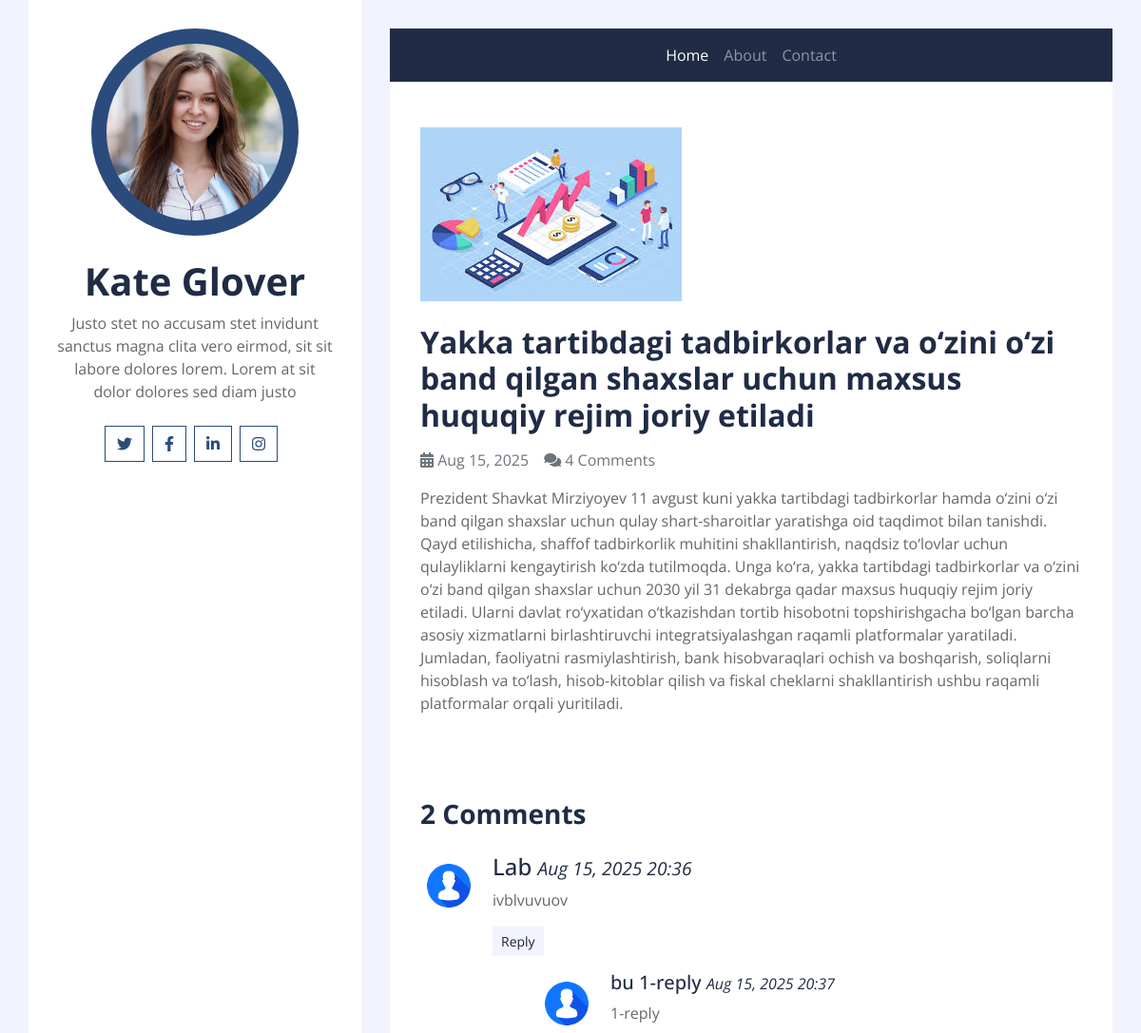
/detail/8/ (upper part), run on an earlier commit of the app's database.
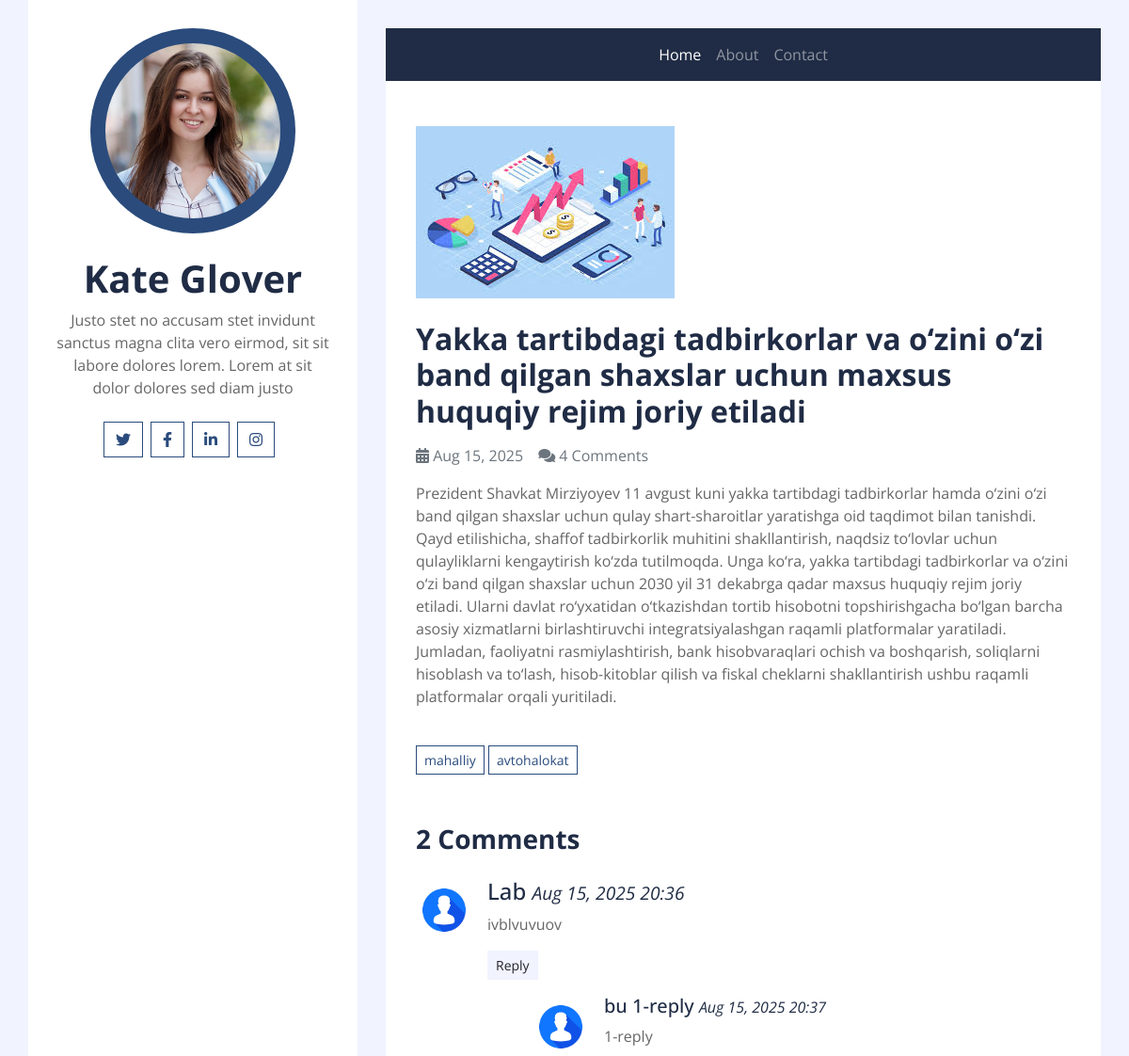
And on a later commit of the database.
### postapp/models.py (models this page shows, shortened)
class Comment(models.Model):
    post=models.ForeignKey(Post, on_delete=models.CASCADE, related_name='comments')
    name=models.CharField(max_length=200)
    email=models.EmailField(max_length=200)
    wibesite=models.CharField(max_length=200, blank=True, null=True)
    createt_at=models.DateTimeField(auto_now_add=True)
    message= models.TextField()
    parent= models.ForeignKey('Comment', on_delete=models.CASCADE, related_name='replies', blank=True, null=True)
    image= models.FileField(upload_to='comment_image', default='comment_image/user.png')
    @property
    def getReplies(self):
        return Comment.objects.filter(parent=self).order_by('-createt_at')

class Tag(models.Model):
    name= models.CharField(max_length=100)
    created_at = models.DateTimeField(auto_now_add=True)

### postapp/views.py (the view, shortened to what this page needs)
# urls.py: path('detail/<int:pk>/', GetPost, name='post_detail'),
def GetPost(request, pk):
    template_name = 'postapp/detail.html'
    post = Post.objects.get(pk=pk)
    comments = post.comments.filter(parent__isnull=True)  # faqat asosiy commentlar
    comment_form = CommentForm()
    tags= Tag.objects.all()
    context = {
        "post": post,
        'comment_form': comment_form,
        'comments': comments,
        'tags':tags
    }
    return render(request, template_name, context)

### templates/postapp/detail.html (shortened to what this page needs)
{% extends "base.html" %}
{% load static %}
{% block content %}
<div class="container py-5 px-2 bg-white">
    <div class="row px-4">
        <div class="col-12">
            {% if post.image %}
                <img class="img-fluid mb-4" src="{{ post.image.url }}" alt="Image">
            {% endif %}
            <h2 class="mb-3 font-weight-bold">{{ post.title }}</h2>
            <div class="d-flex">
                <p class="mr-3 text-muted"><i class="fa fa-calendar-alt"></i> {{ post.created_at|date:'M d, Y' }}</p>
                <p class="mr-3 text-muted"><i class="fa fa-comments"></i> {{ post.comments.count }} Comment{{ post.comments.count|pluralize }}</p>
            </div>
            <p>{{ post.body }}</p>
        </div>
        <div class="col-12 py-4">
            {% for tag in tags  %}
                <a href="{% url 'post_filter' tag.name %}" class="btn btn-sm btn-outline-primary mb-1">{{tag.name}}</a>
            {% endfor %}
        </div>
        <div class="col-12 py-4">
            <h3 class="mb-4 font-weight-bold">{{ comments.count }} Comment{{ comments.count|pluralize }}</h3>
            {% for comment in comments %}
                <div class="media mb-4">
                    <img src="{{ comment.image.url }}" alt="Image" class="mr-3 mt-1 rounded-circle" style="width:60px;">
                    <div class="media-body">
                        <h4>{{ comment.name }} <small><i>{{ comment.createt_at|date:"M d, Y H:i" }}</i></small></h4>
                        <p>{{ comment.message }}</p>
                        <button class="btn btn-sm btn-light reply-btn" data-comment-id="{{ comment.id }}">Reply</button>
                        {% for reply in comment.getReplies %}
                            <div class="media mt-3 ml-5">
                                <img src="{{ reply.image.url }}" alt="Image" class="mr-3 mt-1 rounded-circle" style="width:60px;">
                                <div class="media-body">
                                    <h5>{{ reply.name }} <small><i>{{ reply.createt_at|date:"M d, Y H:i" }}</i></small></h5>
                                    <p>{{ reply.message }}</p>
                                </div>
                            </div>
                        {% endfor %}
                    </div>
                </div>
            {% empty %}
                <p>No comments yet.</p>
            {% endfor %}
        </div>
    </div>
</div>
{% endblock content %}

What changed in the data, as far as the page shows it:
added Tag: name "mahalliy"
added Tag: name "avtohalokat"
